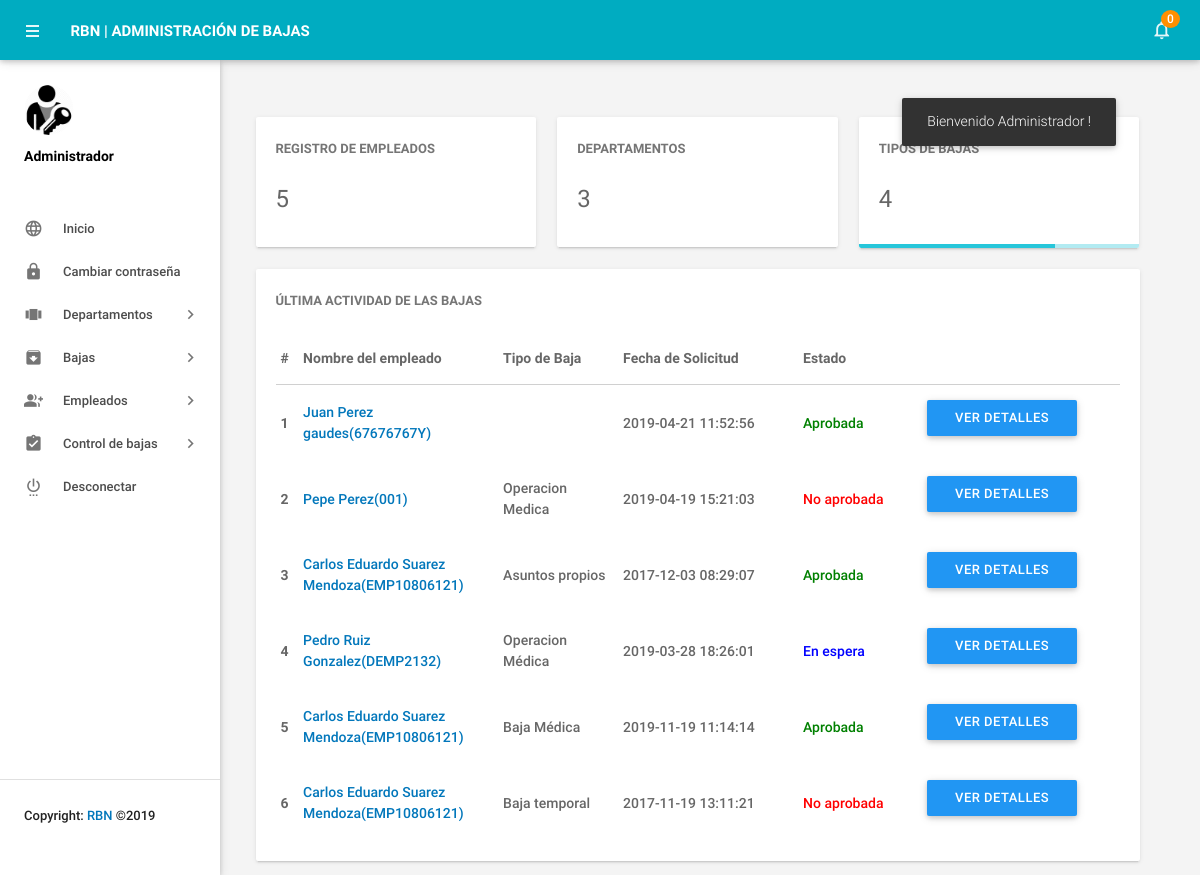
The app's page /RB_CRUD/admin/dashboard.php (signed in) with its own data.
### tables this page shows
CREATE TABLE `tblleaves` (
  `id` int(11) NOT NULL,
  `LeaveType` varchar(110) NOT NULL,
  `ToDate` varchar(120) NOT NULL,
  `FromDate` varchar(120) NOT NULL,
  `Description` mediumtext NOT NULL,
  `PostingDate` timestamp NOT NULL DEFAULT CURRENT_TIMESTAMP,
  `AdminRemark` mediumtext,
  `AdminRemarkDate` varchar(120) DEFAULT NULL,
  `Status` int(1) NOT NULL,
  `IsRead` int(1) NOT NULL,
  `empid` int(11) DEFAULT NULL
);

CREATE TABLE `tblemployees` (
  `id` int(11) NOT NULL,
  `EmpId` varchar(100) NOT NULL,
  `FirstName` varchar(150) NOT NULL,
  `LastName` varchar(150) NOT NULL,
  `EmailId` varchar(200) NOT NULL,
  `Password` varchar(180) NOT NULL,
  `Gender` varchar(100) NOT NULL,
  `Dob` varchar(100) NOT NULL,
  `Department` varchar(255) NOT NULL,
  `Address` varchar(255) NOT NULL,
  `City` varchar(200) NOT NULL,
  `Country` varchar(150) NOT NULL,
  `Phonenumber` char(11) NOT NULL,
  `Status` int(1) NOT NULL,
  `RegDate` timestamp NOT NULL DEFAULT CURRENT_TIMESTAMP
);

### RB_CRUD/admin/dashboard.php (the view, shortened to what this page needs)
<?php
include('includes/config.php');
if(strlen($_SESSION['alogin'])==0)
    {
header('location:index.php');
}
else{
?>
<!DOCTYPE html>
<html lang="en">
    <head>
        <link type="text/css" rel="stylesheet" href="../assets/plugins/materialize/css/materialize.min.css"/>
        <link href="../assets/plugins/metrojs/MetroJs.min.css" rel="stylesheet">
        <link href="../assets/plugins/weather-icons-master/css/weather-icons.min.css" rel="stylesheet">
        <link href="../assets/css/alpha.min.css" rel="stylesheet" type="text/css"/>
        <link href="../assets/css/custom.css" rel="stylesheet" type="text/css"/>
    </head>
    <body>
           <?php include('includes/header.php');?>
       <?php include('includes/sidebar.php');?>
            <main class="mn-inner">
                <div class="middle-content">
                    <div class="row no-m-t no-m-b">
                    <div class="col s12 m12 l4">
                        <div class="card stats-card">
                            <div class="card-content">
                                <span class="card-title">Registro de empleados</span>
                                <span class="stats-counter">
<?php
$sql = "SELECT id from tblemployees";
$query = $dbh -> prepare($sql);
$query->execute();
$empcount=$query->rowCount();
?>
                                    <span class="counter"><?php echo htmlentities($empcount);?></span></span>
                            </div>
                            <div id="sparkline-bar"></div>
                        </div>
                    </div>
                        <div class="col s12 m12 l4">
                        <div class="card stats-card">
                            <div class="card-content">
                                <span class="card-title">Departamentos </span>
    <?php
$sql = "SELECT id from tbldepartments";
$query = $dbh -> prepare($sql);
$query->execute();
$dptcount=$query->rowCount();
?>
                                <span class="stats-counter"><span class="counter"><?php echo htmlentities($dptcount);?></span></span>
                            </div>
                            <div id="sparkline-line"></div>
                        </div>
                    </div>
                    <div class="col s12 m12 l4">
                        <div class="card stats-card">
                            <div class="card-content">
                                <span class="card-title">Tipos de Bajas</span>
                                    <?php
$sql = "SELECT id from  tblleavetype";
$query = $dbh -> prepare($sql);
$query->execute();
$leavtypcount=$query->rowCount();
?>
                                <span class="stats-counter"><span class="counter"><?php echo htmlentities($leavtypcount);?></span></span>
                            </div>
                            <div class="progress stats-card-progress">
                                <div class="determinate" style="width: 70%"></div>
                            </div>
                        </div>
                    </div>
                </div>
                    <div class="row no-m-t no-m-b">
                        <div class="col s12 m12 l12">
                            <div class="card invoices-card">
                                <div class="card-content">
                                    <span class="card-title">Última actividad de las bajas </span>
                             <table id="example" class="display responsive-table ">
                                    <thead>
                                        <tr>
                                            <th>#</th>
                                            <th width="200">Nombre del empleado</th>
                                            <th width="120">Tipo de Baja</th>
                                             <th width="180">Fecha de Solicitud</th>
                                            <th>Estado</th>
                                            <th align="center"></th>
                                        </tr>
                                    </thead>
                                    <tbody>
<?php $sql = "SELECT tblleaves.id as lid,tblemployees.FirstName,tblemployees.LastName,tblemployees.EmpId,tblemployees.id,tblleaves.LeaveType,tblleaves.PostingDate,tblleaves.Status from tblleaves join tblemployees on tblleaves.empid=tblemployees.id order by lid desc limit 6";
$query = $dbh -> prepare($sql);
$query->execute();
$results=$query->fetchAll(PDO::FETCH_OBJ);
$cnt=1;
if($query->rowCount() > 0)
{
foreach($results as $result)
{
      ?>
                                        <tr>
                                            <td> <b><?php echo htmlentities($cnt);?></b></td>
                                              <td><a href="editemployee.php?empid=<?php echo htmlentities($result->id);?>" target="_blank"><?php echo htmlentities($result->FirstName." ".$result->LastName);?>(<?php echo htmlentities($result->EmpId);?>)</a></td>
                                            <td><?php echo htmlentities($result->LeaveType);?></td>
                                            <td><?php echo htmlentities($result->PostingDate);?></td>
                                                                       <td><?php $stats=$result->Status;
if($stats==1){
                                             ?>
                                                 <span style="color: green">Aprobada</span>
                                                 <?php } if($stats==2)  { ?>
                                                <span style="color: red">No aprobada</span>
                                                 <?php } if($stats==0)  { ?>
 <span style="color: blue">En espera</span>
 <?php } ?>
                                             </td>
          <td>
           <td><a href="leave-details.php?leaveid=<?php echo htmlentities($result->lid);?>" class="waves-effect waves-light btn blue m-b-xs"  > Ver detalles</a></td>
                                    </tr>
                                         <?php $cnt++;} }?>
                                    </tbody>
                                </table>
                                </div>
                            </div>
                        </div>
                    </div>
                </div>
            </main>
        </div>
    </body>
</html>
<?php } ?>

### records on screen
tblleaves: tblemployees.FirstName+LastName "Juan Perez gaudes", tblemployees.EmpId "67676767Y", PostingDate "2019-04-21 11:52:56", Status "Aprobada"
tblleaves: tblemployees.FirstName+LastName "Pepe Perez", tblemployees.EmpId "001", LeaveType "Operacion Medica", PostingDate "2019-04-19 15:21:03", Status "No aprobada"
tblleaves: tblemployees.FirstName+LastName "Carlos Eduardo Suarez Mendoza", tblemployees.EmpId "EMP10806121", LeaveType "Asuntos propios", PostingDate "2017-12-03 08:29:07", Status "Aprobada"
tblleaves: tblemployees.FirstName+LastName "Pedro Ruiz Gonzalez", tblemployees.EmpId "DEMP2132", LeaveType "Operacion Médica", PostingDate "2019-03-28 18:26:01", Status "En espera"
tblleaves: tblemployees.FirstName+LastName "Carlos Eduardo Suarez Mendoza", tblemployees.EmpId "EMP10806121", LeaveType "Baja Médica", PostingDate "2019-11-19 11:14:14", Status "Aprobada"
tblleaves: tblemployees.FirstName+LastName "Carlos Eduardo Suarez Mendoza", tblemployees.EmpId "EMP10806121", LeaveType "Baja temporal", PostingDate "2017-11-19 13:11:21", Status "No aprobada"

### other values on screen
$unreadcount "0"
$empcount "5"
$dptcount "3"
$leavtypcount "4"
